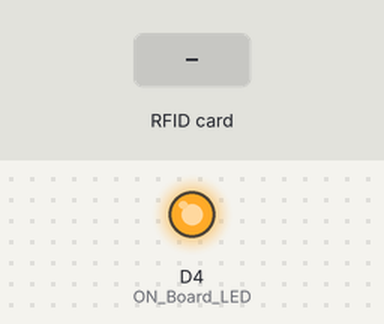
Simulated run of this sketch. Board: ESP8266 (NodeMCU). On the bench: output pins drawn as LEDs (lit = HIGH). The test bench sets the inputs (shaded band). WiFi joins after 1.5 s; servers stay silent unless stated; uploads are accepted with an empty reply; what the sketch prints to the serial monitor is not drawn.

Above: at 3.2 s.
3.3 s: RFID card 20 16 18 00 67 held to the reader
At 4.1 s:
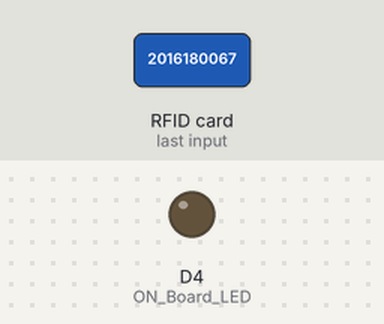
4.8 s: RFID card 5E 7A 19 C4 held to the reader
At 7.6 s:
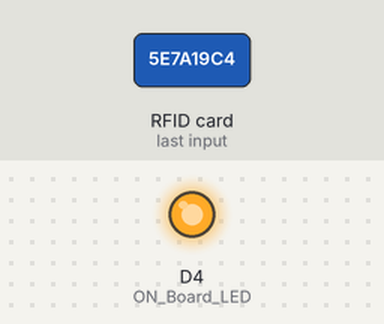
Timing chart, 0 to 9.1 s (numbered marks = the images above; inputs shaded):
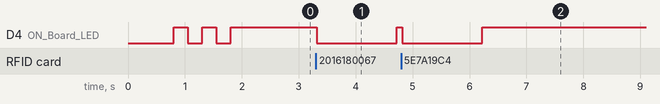

Measured:
- after the input at 3.3 s, D4 (ON_Board_LED): HIGH → LOW at once, → HIGH 1.4 s later
- after the input at 4.8 s, D4 (ON_Board_LED): HIGH → LOW at once, → HIGH 1.4 s later

The sketch:

gatekeeper.ino
```cpp
#include <ESP8266WebServer.h>
#include <ESP8266HTTPClient.h>

#include <SPI.h>
#include <MFRC522.h>


#define SS_PIN D2  //--> SDA / SS is connected to pinout D2
#define RST_PIN D1  //--> RST is connected to pinout D1
MFRC522 mfrc522(SS_PIN, RST_PIN);  //--> Create MFRC522 instance.

#define ON_Board_LED 2  //--> Defining an On Board LED, used for indicators when the process of connecting to a wifi router

const char* ssid = "JHERNANDEZ156-2.4G";
const char* password = "2016180067";


ESP8266WebServer server(80);  //--> Server on port 80

int readsuccess;
byte readcard[4];
char str[32] = "";
String StrUID;
String scan;

void setup() {
  Serial.begin(115200); //--> Initialize serial communications with the PC
  SPI.begin();      //--> Init SPI bus
  mfrc522.PCD_Init(); //--> Init MFRC522 card

  delay(500);

  WiFi.begin(ssid, password); //--> Connect to your WiFi router
  Serial.println("");

  pinMode(ON_Board_LED,OUTPUT);
  digitalWrite(ON_Board_LED, HIGH); //--> Turn off Led On Board


  Serial.print("Connecting");
  while (WiFi.status() != WL_CONNECTED) {
    Serial.print(".");

    digitalWrite(ON_Board_LED, LOW);
    delay(250);
    digitalWrite(ON_Board_LED, HIGH);
    delay(250);
  }
  digitalWrite(ON_Board_LED, HIGH); //--> Turn off the On Board LED when it is connected to the wifi router.

  Serial.println("");
  Serial.print("Successfully connected to : ");
  Serial.println(ssid);
  Serial.print("IP address: ");
  Serial.println(WiFi.localIP());

  Serial.println("Please tag a card or keychain to see the UID !");
  Serial.println("");
}


void loop() {
  // put your main code here, to run repeatedly
  readsuccess = getid();

  if(readsuccess) {

  digitalWrite(ON_Board_LED, LOW);
    HTTPClient http;    //Declare object of class HTTPClient

    String UIDresultSend, postData;
    UIDresultSend = StrUID;

    //Post Data
    postData = "UIDresult=" + UIDresultSend;
     Serial.println(UIDresultSend);
     //Serial.println("[in] Time in");
     //Serial.println("[ou] Time out");

    http.begin("http://192.168.0.243/IT199R_02/gatekeeperdevice/getUID.php");  //Specify request destination
    http.addHeader("Content-Type", "application/x-www-form-urlencoded"); //Specify content-type header
    int httpCode = http.POST(postData);   //Send the request
    String payload = http.getString();    //Get the response payload
    Serial.println(payload);

     http.begin("http://192.168.0.243/IT199R_02/gatekeeperdevice/getUID_out.php");  //Specify request destination
     http.addHeader("Content-Type", "application/x-www-form-urlencoded"); //Specify content-type header
    int httpCode2 = http.POST(postData);   //Send the request
     String payload2 = http.getString();    //Get the response payload
    Serial.println(payload2);

    //Serial.println(httpCode);   //Print HTTP return code
    //Serial.println(payload);    //Print request response payload

    http.end();  //Close connection
    delay(1000);
    digitalWrite(ON_Board_LED, HIGH);
  }
}


//----------------------------------------Procedure for reading and obtaining a UID from a card or keychain---------------------------------------------------------------------------------//
int getid() {
  if(!mfrc522.PICC_IsNewCardPresent()) {
    return 0;
  }
  if(!mfrc522.PICC_ReadCardSerial()) {
    return 0;
  }


  Serial.print("THE UID OF THE SCANNED CARD IS : ");

  for(int i=0;i<4;i++){
    readcard[i]=mfrc522.uid.uidByte[i]; //storing the UID of the tag in readcard
    array_to_string(readcard, 4, str);
    StrUID = str;
  }
  mfrc522.PICC_HaltA();
  return 1;
}

//----------------------------------------Procedure to change the result of reading an array UID into a string------------------------------------------------------------------------------//
void array_to_string(byte array[], unsigned int len, char buffer[]) {
    for (unsigned int i = 0; i < len; i++)
    {
        byte nib1 = (array[i] >> 4) & 0x0F;
        byte nib2 = (array[i] >> 0) & 0x0F;
        buffer[i*2+0] = nib1  < 0xA ? '0' + nib1  : 'A' + nib1  - 0xA;
        buffer[i*2+1] = nib2  < 0xA ? '0' + nib2  : 'A' + nib2  - 0xA;
    }
    buffer[len*2] = '\0';
}
```
